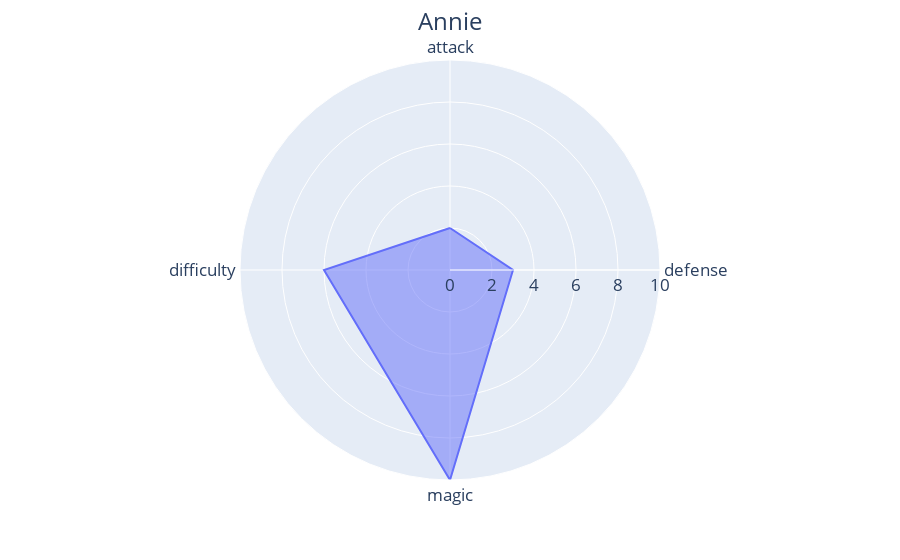

Notebook code for this chart:
### Code cell
annie = pd.DataFrame(df.loc['Annie']['info'], index=['r']).T.reset_index()

fig = px.line_polar(annie, r='r', theta='index', line_close=True)
fig.update_traces(fill='toself')
fig.update_layout(title='Annie', xaxis_title=None,
                  yaxis_title=None, title_x=0.5,
                  font=dict(size=17)) # paper_bgcolor='rgba(0,0,0,0)', plot_bgcolor='rgba(0,0,0,0)'
fig.show()
fig.write_image("images/annie.png", scale=5)

### Figure 1 — Plotly figure (JSON) as saved in the notebook; plotly's stock layout.template omitted (floating-point values rounded to 4 significant figures)
{"data": [{"fill": "toself", "hovertemplate": "r=%{r}<br>index=%{theta}<extra></extra>", "legendgroup": "", "line": {"color": "#636efa", "dash": "solid"}, "marker": {"symbol": "circle"}, "mode": "lines", "name": "", "r": [2, 3, 10, 6, 2], "showlegend": false, "subplot": "polar", "theta": ["attack", "defense", "magic", "difficulty", "attack"], "type": "scatterpolar"}], "layout": {"font": {"size": 17}, "legend": {"tracegroupgap": 0}, "margin": {"t": 60}, "polar": {"angularaxis": {"direction": "clockwise", "rotation": 90}, "domain": {"x": [0, 1], "y": [0, 1]}}, "title": {"text": "Annie", "x": 0.5}, "xaxis": {"title": {}}, "yaxis": {"title": {}}}}
